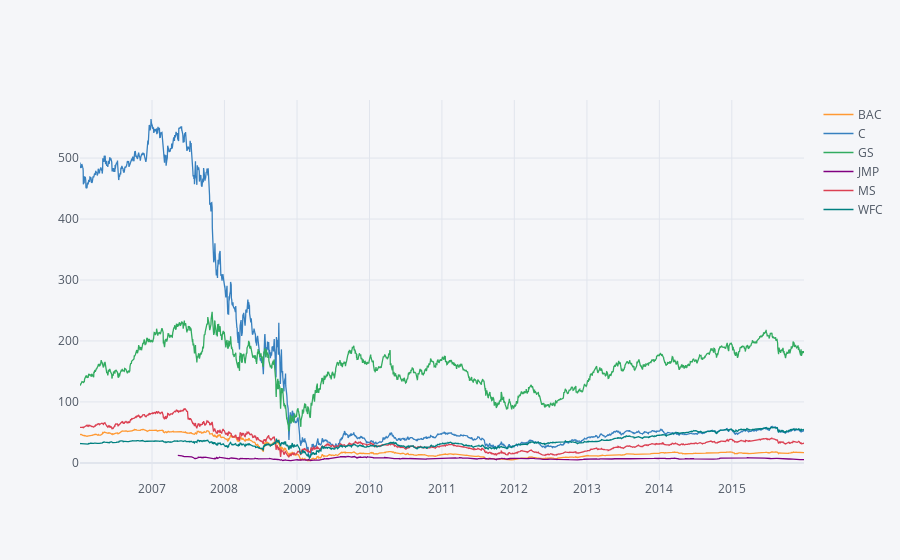

The notebook cell this image was saved under:
### Code cell
bank_stocks.xs(key='Close',axis=1,level='Stock Info').iplot()

### Figure 1 — Plotly figure (JSON) as saved in the notebook; plotly's stock layout.template omitted (floating-point values rounded to 4 significant figures; data arrays with more than 128 entries replaced by an {"elided": "..."} marker saying what was removed)
{"data": [{"line": {"color": "rgba(255, 153, 51, 1.0)", "dash": "solid", "shape": "linear", "width": 1.3}, "mode": "lines", "name": "BAC", "text": "", "type": "scatter", "x": {"elided": "2517 str values"}, "y": {"elided": "2517 float values"}}, {"line": {"color": "rgba(55, 128, 191, 1.0)", "dash": "solid", "shape": "linear", "width": 1.3}, "mode": "lines", "name": "C", "text": "", "type": "scatter", "x": {"elided": "2517 str values"}, "y": {"elided": "2517 float values"}}, {"line": {"color": "rgba(50, 171, 96, 1.0)", "dash": "solid", "shape": "linear", "width": 1.3}, "mode": "lines", "name": "GS", "text": "", "type": "scatter", "x": {"elided": "2517 str values"}, "y": {"elided": "2517 float values"}}, {"line": {"color": "rgba(128, 0, 128, 1.0)", "dash": "solid", "shape": "linear", "width": 1.3}, "mode": "lines", "name": "JMP", "text": "", "type": "scatter", "x": {"elided": "2517 str values"}, "y": {"elided": "2517 mixed values"}}, {"line": {"color": "rgba(219, 64, 82, 1.0)", "dash": "solid", "shape": "linear", "width": 1.3}, "mode": "lines", "name": "MS", "text": "", "type": "scatter", "x": {"elided": "2517 str values"}, "y": {"elided": "2517 float values"}}, {"line": {"color": "rgba(0, 128, 128, 1.0)", "dash": "solid", "shape": "linear", "width": 1.3}, "mode": "lines", "name": "WFC", "text": "", "type": "scatter", "x": {"elided": "2517 str values"}, "y": {"elided": "2517 float values"}}], "layout": {"legend": {"bgcolor": "#F5F6F9", "font": {"color": "#4D5663"}}, "paper_bgcolor": "#F5F6F9", "plot_bgcolor": "#F5F6F9", "title": {"font": {"color": "#4D5663"}}, "xaxis": {"gridcolor": "#E1E5ED", "showgrid": true, "tickfont": {"color": "#4D5663"}, "title": {"font": {"color": "#4D5663"}, "text": ""}, "zerolinecolor": "#E1E5ED"}, "yaxis": {"gridcolor": "#E1E5ED", "showgrid": true, "tickfont": {"color": "#4D5663"}, "title": {"font": {"color": "#4D5663"}, "text": ""}, "zerolinecolor": "#E1E5ED"}}}
